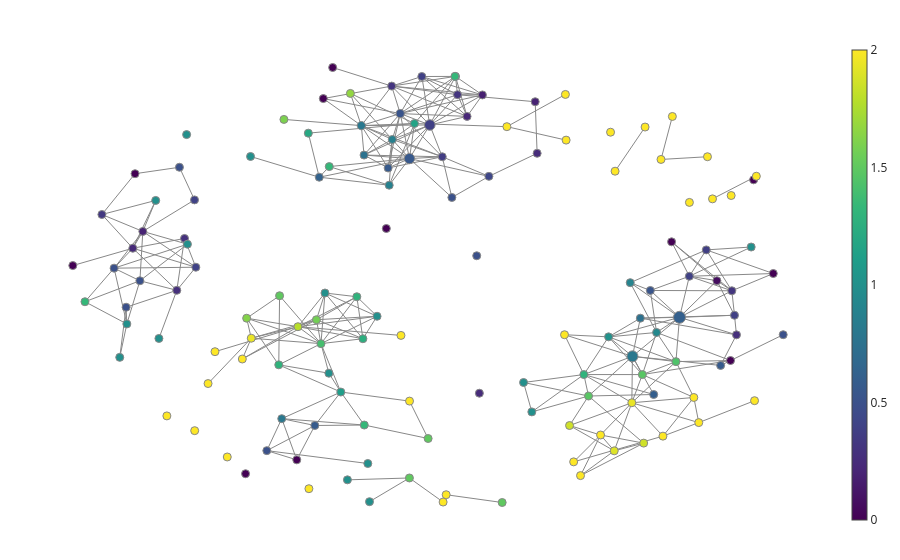

Notebook cell for this chart:
### Code cell
from sklearn.preprocessing import LabelEncoder

pipe = make_mapper_pipeline(
    filter_func=BaseCount(choices=[0, 1, 2, 3]),
    cover=CubicalCover(n_intervals=5, overlap_frac=0.111),
    clusterer=DBSCAN(
        metric='manhattan'
    ),
)
fig = plot_static_mapper_graph(
    pipe, 
    df_chs.values,
    color_data=LabelEncoder().fit_transform(region)
)
fig.show()

### Figure 1 — Plotly figure (JSON) as saved in the notebook; plotly's stock layout.template omitted (floating-point values rounded to 4 significant figures; data arrays with more than 128 entries replaced by an {"elided": "..."} marker saying what was removed)
{"data": [{"hoverinfo": "none", "line": {"color": "#888", "width": 1}, "mode": "lines", "name": "edge_trace", "type": "scatter", "uid": "36784815-b6c6-46ea-a032-a3be1e427a04", "x": {"elided": "870 float values"}, "y": {"elided": "870 float values"}}, {"hoverinfo": "text", "hovertext": {"elided": "140 str values"}, "marker": {"color": {"elided": "140 float values"}, "colorbar": {"thickness": 15, "title": {"side": "right", "text": ""}, "xanchor": "left"}, "colorscale": [[0, "#440154"], [0.1111, "#482878"], [0.2222, "#3e4989"], [0.3333, "#31688e"], [0.4444, "#26828e"], [0.5556, "#1f9e89"], [0.6667, "#35b779"], [0.7778, "#6ece58"], [0.8889, "#b5de2b"], [1, "#fde725"]], "line": {"color": "#888", "width": 1}, "opacity": 1, "reversescale": false, "showscale": true, "size": {"elided": "140 int values"}, "sizemin": 4, "sizemode": "area", "sizeref": 2.708}, "mode": "markers", "name": "node_trace", "type": "scatter", "uid": "0ea6b620-90f8-4384-9bc2-b295763ab15a", "x": {"elided": "140 float values"}, "y": {"elided": "140 float values"}}], "layout": {"autosize": false, "hovermode": "closest", "margin": {"b": 20, "l": 5, "r": 5, "t": 40}, "showlegend": false, "title": {"text": ""}, "xaxis": {"showgrid": false, "showline": false, "showticklabels": false, "ticks": "", "title": {"text": ""}, "zeroline": false}, "yaxis": {"showgrid": false, "showline": false, "showticklabels": false, "ticks": "", "title": {"text": ""}, "zeroline": false}}}
